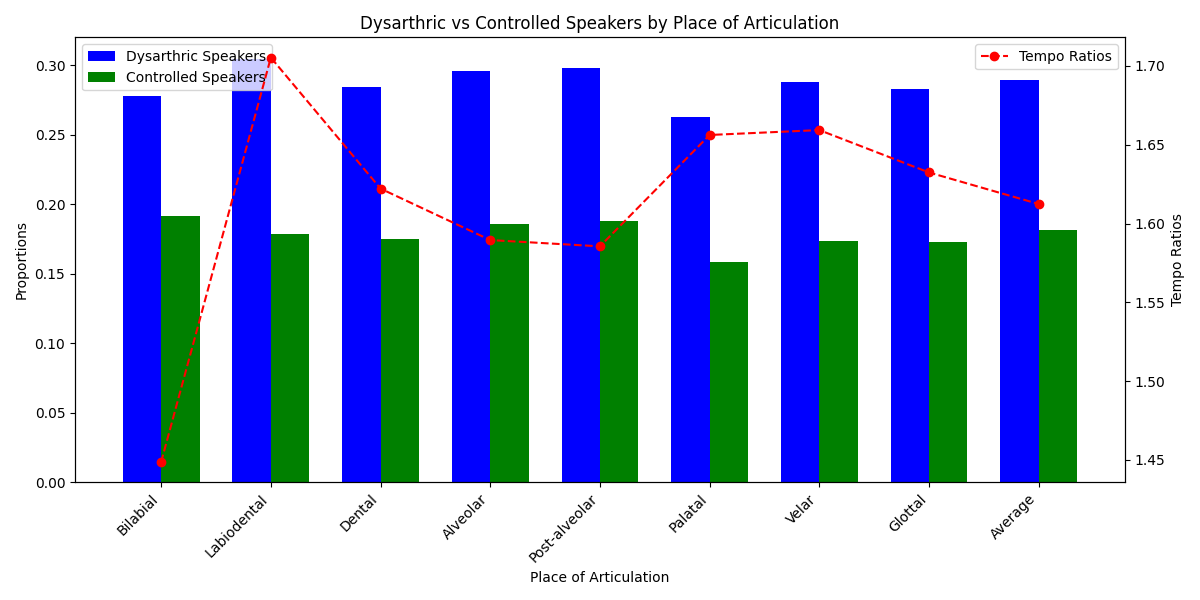

Source code (Python):
import matplotlib.pyplot as plt
import numpy as np

# Data from the table
places = [
    "Bilabial", "Labiodental", "Dental", "Alveolar", "Post-alveolar",
    "Palatal", "Velar", "Glottal", "Average"
]
dysarthric_speakers = [
    0.278042667, 0.304992833, 0.284252833, 0.295834714, 0.297903944,
    0.262909, 0.287948333, 0.282917778, 0.289442567
]
controlled_speakers = [
    0.19193465, 0.1788471, 0.1752311, 0.186117171, 0.18789095,
    0.1587426, 0.173535267, 0.172931556, 0.181917047
]
tempo_ratios = [
    1.448631952, 1.705327251, 1.622159727, 1.5895079, 1.585515132,
    1.656196887, 1.659307292, 1.632390207, 1.612379543
]

# Bar plot for Dysarthric vs Controlled speakers
x = np.arange(len(places))
width = 0.35

fig, ax1 = plt.subplots(figsize=(12, 6))
ax1.bar(x - width/2, dysarthric_speakers, width, label="Dysarthric Speakers", color='blue')
ax1.bar(x + width/2, controlled_speakers, width, label="Controlled Speakers", color='green')

# Add annotations and labels
ax1.set_xlabel("Place of Articulation")
ax1.set_ylabel("Proportions")
ax1.set_title("Dysarthric vs Controlled Speakers by Place of Articulation")
ax1.set_xticks(x)
ax1.set_xticklabels(places, rotation=45, ha='right')
ax1.legend()

# Line plot for Tempo-ratios
ax2 = ax1.twinx()
ax2.plot(x, tempo_ratios, label="Tempo Ratios", color='red', marker='o', linestyle='--')
ax2.set_ylabel("Tempo Ratios")
ax2.legend(loc="upper right")

# Show the plot
plt.tight_layout()
plt.show()
